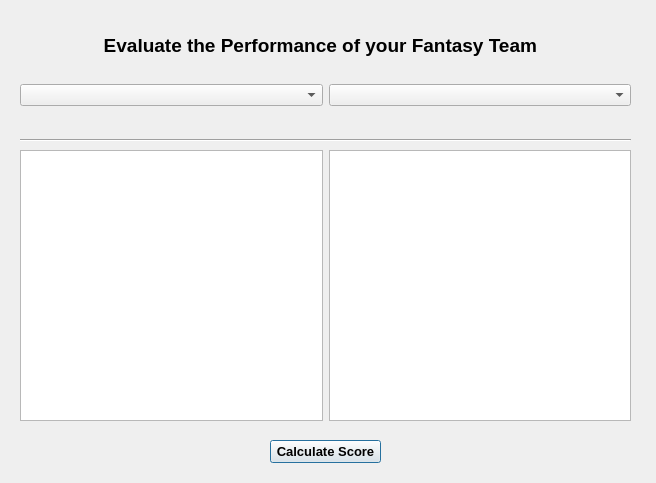
<?xml version="1.0" encoding="UTF-8"?>
<ui version="4.0">
 <class>Dialog</class>
 <widget class="QDialog" name="Dialog">
  <property name="geometry">
   <rect>
    <x>0</x>
    <y>0</y>
    <width>656</width>
    <height>483</height>
   </rect>
  </property>
  <property name="windowTitle">
   <string>Dialog</string>
  </property>
  <widget class="QLabel" name="label">
   <property name="geometry">
    <rect>
     <x>30</x>
     <y>20</y>
     <width>591</width>
     <height>51</height>
    </rect>
   </property>
   <property name="font">
    <font>
     <family>Arial</family>
     <pointsize>14</pointsize>
     <weight>75</weight>
     <bold>true</bold>
    </font>
   </property>
   <property name="text">
    <string>              Evaluate the Performance of your Fantasy Team</string>
   </property>
  </widget>
  <widget class="QWidget" name="horizontalLayoutWidget">
   <property name="geometry">
    <rect>
     <x>20</x>
     <y>70</y>
     <width>611</width>
     <height>51</height>
    </rect>
   </property>
   <layout class="QHBoxLayout" name="horizontalLayout">
    <item>
     <widget class="QComboBox" name="comboBox_2"/>
    </item>
    <item>
     <widget class="QComboBox" name="comboBox"/>
    </item>
   </layout>
  </widget>
  <widget class="Line" name="line">
   <property name="geometry">
    <rect>
     <x>20</x>
     <y>130</y>
     <width>611</width>
     <height>21</height>
    </rect>
   </property>
   <property name="orientation">
    <enum>Qt::Horizontal</enum>
   </property>
  </widget>
  <widget class="QWidget" name="horizontalLayoutWidget_2">
   <property name="geometry">
    <rect>
     <x>20</x>
     <y>150</y>
     <width>611</width>
     <height>271</height>
    </rect>
   </property>
   <layout class="QHBoxLayout" name="horizontalLayout_2">
    <item>
     <layout class="QHBoxLayout" name="horizontalLayout_3">
      <item>
       <layout class="QVBoxLayout" name="verticalLayout"/>
      </item>
      <item>
       <widget class="QListWidget" name="listWidget_2"/>
      </item>
      <item>
       <layout class="QVBoxLayout" name="verticalLayout_2"/>
      </item>
      <item>
       <widget class="QListWidget" name="listWidget"/>
      </item>
     </layout>
    </item>
   </layout>
  </widget>
  <widget class="QPushButton" name="pushButton">
   <property name="geometry">
    <rect>
     <x>270</x>
     <y>440</y>
     <width>111</width>
     <height>23</height>
    </rect>
   </property>
   <property name="font">
    <font>
     <family>Arial</family>
     <pointsize>10</pointsize>
     <weight>75</weight>
     <bold>true</bold>
    </font>
   </property>
   <property name="text">
    <string>Calculate Score</string>
   </property>
  </widget>
 </widget>
 <resources/>
 <connections/>
</ui>
